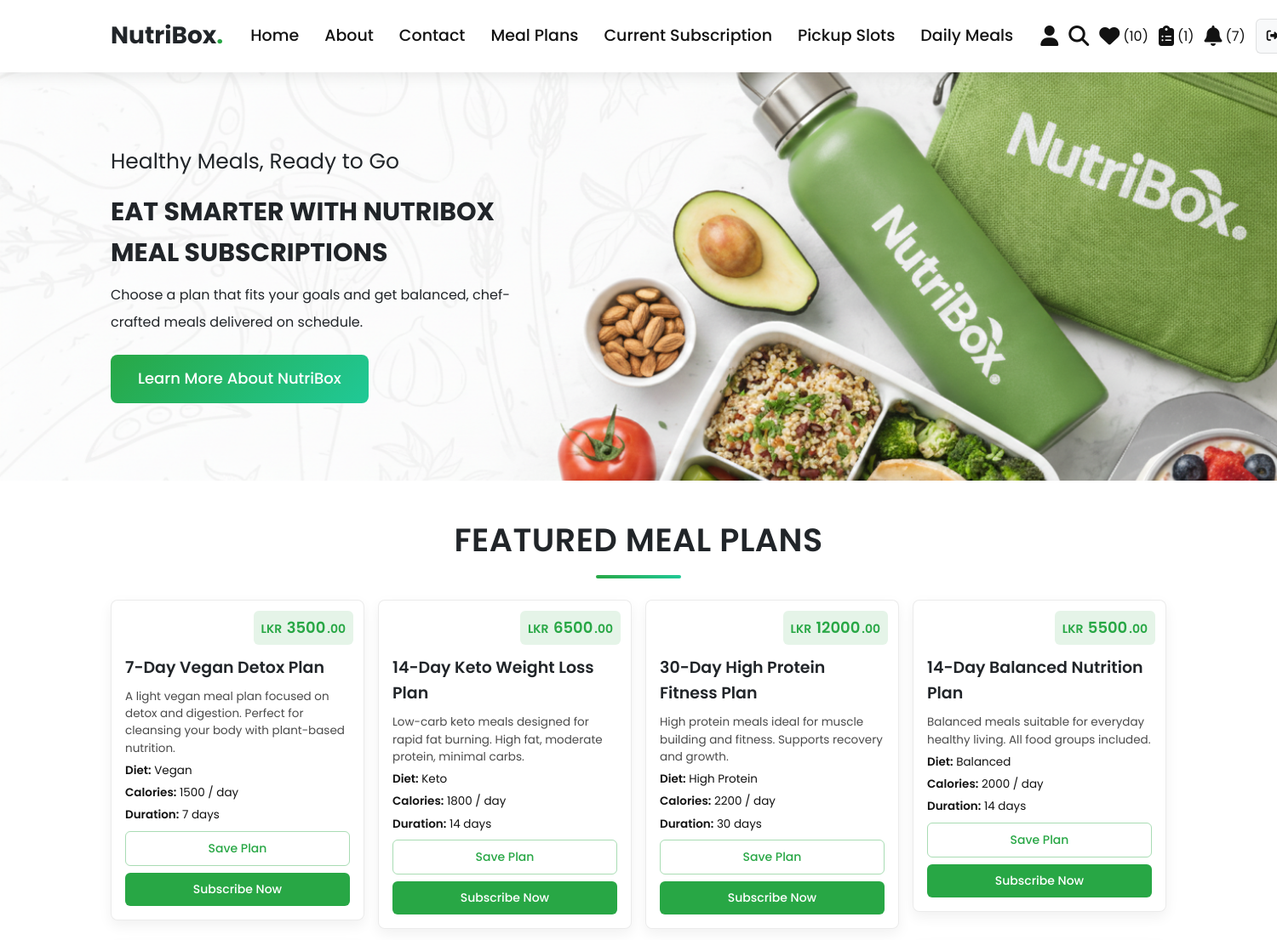
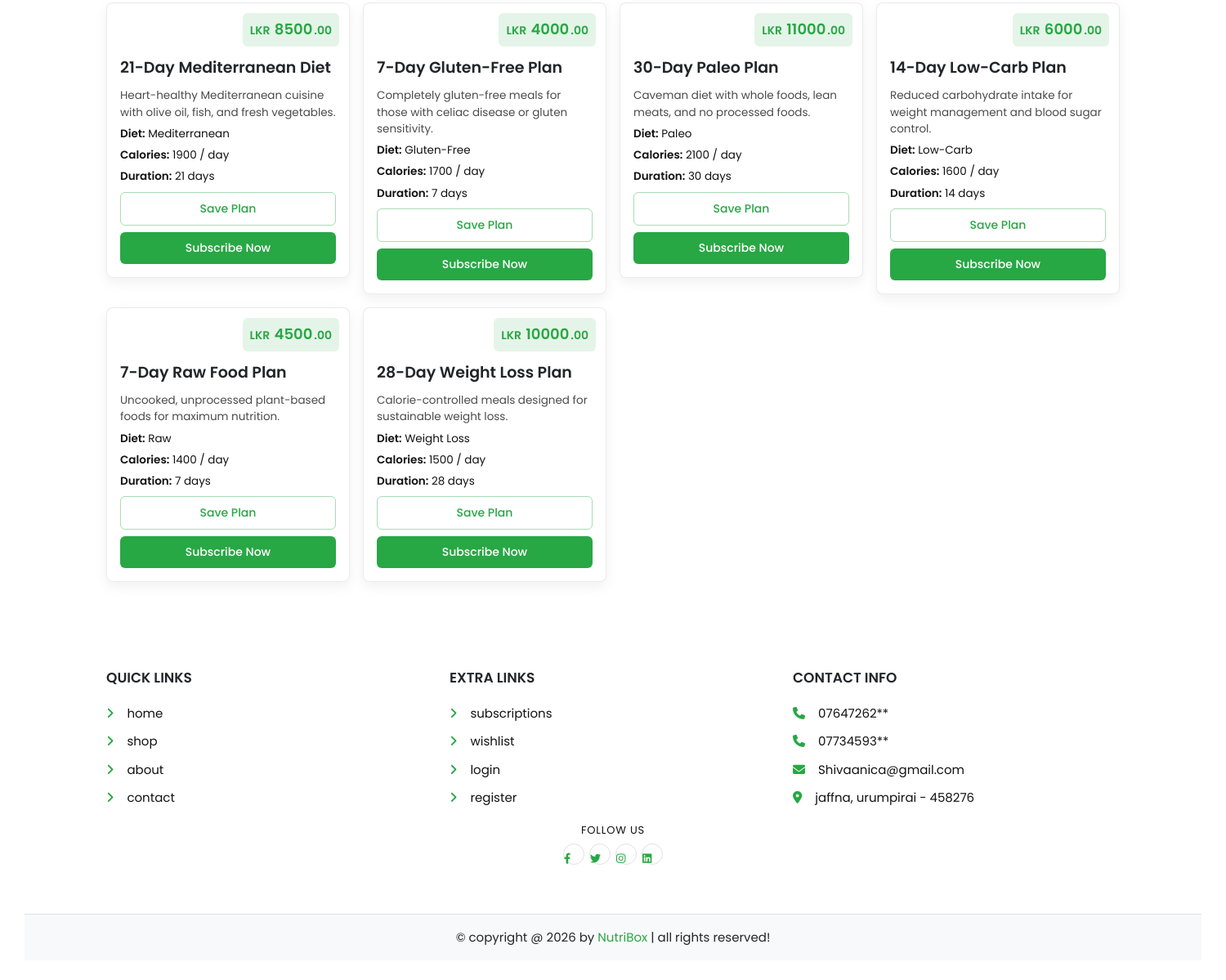
The page /user/home.php (signed in) on the database its author committed (2 pictures, top to bottom).
### tables this page shows
CREATE TABLE IF NOT EXISTS meal_plans (
  id INT(100) NOT NULL AUTO_INCREMENT,
  name VARCHAR(100) NOT NULL,
  description VARCHAR(500) NOT NULL,
  price INT(100) NOT NULL,
  duration INT(10) NOT NULL COMMENT 'Duration in days',
  calories INT(10) NOT NULL,
  diet_type VARCHAR(50) NOT NULL,
  image VARCHAR(100) NOT NULL,
  PRIMARY KEY (id)
);

### user/home.php (the view, shortened to what this page needs)
<?php
@include "../config.php";
?>
<!DOCTYPE html>
<html lang="en">
<head>
   <link rel="stylesheet" href="https://cdnjs.cloudflare.com/ajax/libs/font-awesome/6.1.1/css/all.min.css">
   <link rel="stylesheet" href="css/user_style.css">
</head>
<body>
<?php include "user_header.php"; ?>
<div class="home-bg">
   <section class="home">
      <div class="content">
         <span>Healthy Meals, Ready to Go</span>
         <h3>Eat Smarter with NutriBox Meal Subscriptions</h3>
         <p>Choose a plan that fits your goals and get balanced, chef-crafted meals delivered on schedule.</p>
         <a href="about.php" class="btn">Learn More About NutriBox</a>
      </div>
   </section>
</div>
<section class="products">
   <h1 class="title">featured meal plans</h1>
   <div class="box-container">
   <?php
   $select_plans = $conn->prepare("SELECT * FROM `meal_plans`");
   $select_plans->execute();
   if ($select_plans->rowCount() > 0) {
       while ($fetch_plan = $select_plans->fetch(PDO::FETCH_ASSOC)) { ?>
   <form action="" class="box" method="POST">
      <div class="price">LKR <span><?= $fetch_plan["price"] ?></span>.00</div>
      <div class="name"><?= $fetch_plan["name"] ?></div>
      <p><?= $fetch_plan["description"] ?></p>
      <p><strong>Diet:</strong> <?= $fetch_plan["diet_type"] ?></p>
      <p><strong>Calories:</strong> <?= $fetch_plan["calories"] ?> / day</p>
      <p><strong>Duration:</strong> <?= $fetch_plan["duration"] ?> days</p>
      <input type="submit" value="save plan" class="option-btn" name="add_to_wishlist">
      <input type="submit" value="subscribe now" class="btn" name="subscribe">
   </form>
   <?php }
   } else {
       echo '<p class="empty">no meal plans added yet!</p>';
   }
   ?>
   </div>
</section>
<?php include "user_footer.php"; ?>
</body>
</html>

### user/css/user_style.css (style rules this page uses)
.home-bg { background: url(../../images/NB.png) no-repeat; background-size: cover; background-position: center; }
.home-bg .home { display: flex; align-items: center; min-height: 60vh; }
.home-bg .home .content { width: 50rem; }
.home-bg .home .content span { color: var(--orange); font-size: 2.5rem; }
.home-bg .home .content h3 { font-size: 3rem; text-transform: uppercase; margin-top: 1.5rem; color: var(--black); }
.home-bg .home .content p { font-size: 1.6rem; padding: 1rem 0; line-height: 2; color: var(--light-color); }
.home-bg .home .content a { display: inline-block; width: auto; }
.products .box-container { display: grid; grid-template-columns: repeat(auto-fit, minmax(28rem, 1fr)); gap: 1.6rem; justify-content: center; align-items: flex-start; }
.products .box-container .box { padding: 1.6rem; padding-top: 4.4rem; text-align: left; border: 0.1rem solid rgba(0, 0, 0, 0.08); background-color: var(--white); box-shadow: 0 0.6rem 1.6rem rgba(0, 0, 0, 0.06); border-radius: 0.8rem; position: relative; display: flex; flex-direction: column; font-family: "Poppins", sans-serif; }
.products .box-container .box .price { position: absolute; top: 1.2rem; right: 1.2rem; padding: 0.6rem 0.9rem; border-radius: 0.6rem; background-color: rgba(40, 167, 69, 0.12); font-size: 1.4rem; color: var(--primary-green); font-weight: 600; }
.products .box-container .box .price span { font-size: 1.8rem; color: var(--primary-green); margin: 0 0.2rem; }
.products .box-container .box .name { font-size: 1.9rem; color: var(--black); font-weight: 600; padding: 0.4rem 0 0.6rem; }
.products .box-container .box p { font-size: 1.35rem; color: var(--light-gray); line-height: 1.5; margin: 0.3rem 0; }
.products .box-container .box p:first-of-type { color: #4b4b4b; }
.products .box-container .box p strong { color: var(--black); font-weight: 600; }
.products .box-container .box p:last-of-type { margin-bottom: auto; }
.products .box-container .box .btn, .products .box-container .box .option-btn { width: 100%; padding: 0.9rem 1.2rem; font-size: 1.4rem; border-radius: 0.6rem; margin-top: 0.8rem; }
.products .box-container .box .btn { background: var(--primary-green); }
.products .box-container .box .option-btn { background: transparent; color: var(--primary-green); border: 0.1rem solid rgba(40, 167, 69, 0.4); }

### user/css/components.css (style rules this page uses)
:root { --primary-green: #28a745; --secondary-orange: #fd7e14; --accent-red: #dc3545; --dark-gray: #212529; --light-gray: #121212; --white: #ffffff; --off-white: #f8f9fa; --light-bg: #8aeeb5; --border: 0.15rem solid rgba(0, 0, 0, 0.1); --box-shadow: 0 0.5rem 1.5rem rgba(0, 0, 0, 0.08); --gradient: linear-gradient(135deg, var(--primary-green), #20c997); }
* { font-family: "Poppins", sans-serif; margin: 0; padding: 0; box-sizing: border-box; outline: none; border: none; text-decoration: none; color: var(--dark-gray); transition: all 0.3s ease; }
body { background-color: var(--light-bg); line-height: 1.6; background: url("../../images/BG.png") no-repeat center center fixed; background-size: cover; font-family: "Poppins", sans-serif; }
html { font-size: 62.5%; overflow-x: hidden; scroll-behavior: smooth; scroll-padding-top: 7rem; }
section { padding: 4rem 3rem; max-width: 1300px; margin: 0 auto; }
.btn, .delete-btn, .option-btn { display: inline-block; width: 100%; margin-top: 1.2rem; border-radius: 0.8rem; color: var(--white); font-size: 1.8rem; font-weight: 500; padding: 1.4rem 3.2rem; text-transform: capitalize; cursor: pointer; text-align: center; position: relative; overflow: hidden; z-index: 1; }
.btn { background: var(--gradient); }
.option-btn { background-color: var(--secondary-orange); }
.btn::before, .delete-btn::before, .option-btn::before { content: ""; position: absolute; top: 0; left: -100%; width: 100%; height: 100%; background: rgba(0, 0, 0, 0.1); transition: left 0.3s ease; z-index: -1; }
.title { text-align: center; margin-bottom: 2.5rem; text-transform: uppercase; color: var(--dark-gray); font-size: 3.8rem; font-weight: 600; letter-spacing: 0.05rem; position: relative; }
.title::after { content: ""; width: 100px; height: 4px; background: var(--gradient); display: block; margin: 1rem auto; border-radius: 2px; }

### rows shown on the page
meal_plans: price "3500", name "7-Day Vegan Detox Plan", description "A light vegan meal plan focused on detox and digestion. Perfect for cleansing your body with plant-based nutrition.", diet_type "Vegan", calories "1500", duration "7"
meal_plans: price "6500", name "14-Day Keto Weight Loss Plan", description "Low-carb keto meals designed for rapid fat burning. High fat, moderate protein, minimal carbs.", diet_type "Keto", calories "1800", duration "14"
meal_plans: price "12000", name "30-Day High Protein Fitness Plan", description "High protein meals ideal for muscle building and fitness. Supports recovery and growth.", diet_type "High Protein", calories "2200", duration "30"
meal_plans: price "5500", name "14-Day Balanced Nutrition Plan", description "Balanced meals suitable for everyday healthy living. All food groups included.", diet_type "Balanced", calories "2000", duration "14"
meal_plans: price "8500", name "21-Day Mediterranean Diet", description "Heart-healthy Mediterranean cuisine with olive oil, fish, and fresh vegetables.", diet_type "Mediterranean", calories "1900", duration "21"
meal_plans: price "4000", name "7-Day Gluten-Free Plan", description "Completely gluten-free meals for those with celiac disease or gluten sensitivity.", diet_type "Gluten-Free", calories "1700", duration "7"
meal_plans: price "11000", name "30-Day Paleo Plan", description "Caveman diet with whole foods, lean meats, and no processed foods.", diet_type "Paleo", calories "2100", duration "30"
meal_plans: price "6000", name "14-Day Low-Carb Plan", description "Reduced carbohydrate intake for weight management and blood sugar control.", diet_type "Low-Carb", calories "1600", duration "14"
meal_plans: price "4500", name "7-Day Raw Food Plan", description "Uncooked, unprocessed plant-based foods for maximum nutrition.", diet_type "Raw", calories "1400", duration "7"
meal_plans: price "10000", name "28-Day Weight Loss Plan", description "Calorie-controlled meals designed for sustainable weight loss.", diet_type "Weight Loss", calories "1500", duration "28"

### other values the page prints
$wishlist_total "10"
$subscription_total "1"
$unread_notifications "7"
